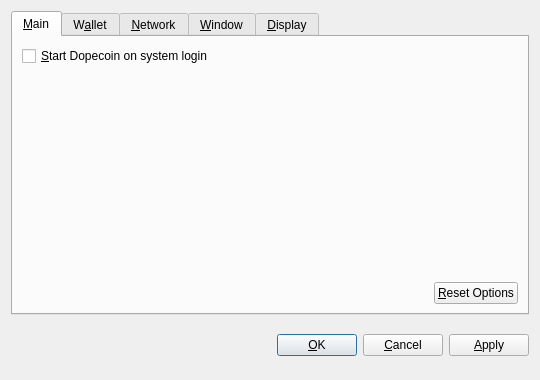
<?xml version="1.0" encoding="UTF-8"?>
<ui version="4.0">
 <class>OptionsDialog</class>
 <widget class="QDialog" name="OptionsDialog">
  <property name="geometry">
   <rect>
    <x>0</x>
    <y>0</y>
    <width>540</width>
    <height>380</height>
   </rect>
  </property>
  <property name="windowTitle">
   <string>Options</string>
  </property>
  <property name="modal">
   <bool>true</bool>
  </property>
  <layout class="QVBoxLayout" name="verticalLayout">
   <item>
    <widget class="QTabWidget" name="tabWidget">
     <property name="tabPosition">
      <enum>QTabWidget::North</enum>
     </property>
     <property name="currentIndex">
      <number>0</number>
     </property>
     <widget class="QWidget" name="tabMain">
      <attribute name="title">
       <string>&amp;Main</string>
      </attribute>
      <layout class="QVBoxLayout" name="verticalLayout_Main">
       <item>
        <widget class="QCheckBox" name="bitcoinAtStartup">
         <property name="toolTip">
          <string>Automatically start Dopecoin after logging in to the system.</string>
         </property>
         <property name="text">
          <string>&amp;Start Dopecoin on system login</string>
         </property>
        </widget>
       </item>
       <item>
        <spacer name="verticalSpacer_Main">
         <property name="orientation">
          <enum>Qt::Vertical</enum>
         </property>
         <property name="sizeHint" stdset="0">
          <size>
           <width>20</width>
           <height>40</height>
          </size>
         </property>
        </spacer>
       </item>
       <item>
        <layout class="QHBoxLayout" name="horizontalLayout_2_Main">
         <item>
          <spacer name="horizontalSpacer_2_Main">
           <property name="orientation">
            <enum>Qt::Horizontal</enum>
           </property>
           <property name="sizeHint" stdset="0">
            <size>
             <width>40</width>
             <height>20</height>
            </size>
           </property>
          </spacer>
         </item>
         <item>
          <widget class="QPushButton" name="resetButton">
           <property name="toolTip">
            <string>Reset all client options to default.</string>
           </property>
           <property name="text">
            <string>&amp;Reset Options</string>
           </property>
           <property name="autoDefault">
            <bool>false</bool>
           </property>
          </widget>
         </item>
        </layout>
       </item>
      </layout>
     </widget>
     <widget class="QWidget" name="tabWallet">
      <attribute name="title">
       <string>W&amp;allet</string>
      </attribute>
      <layout class="QVBoxLayout" name="verticalLayout_Network">
       <item>
        <widget class="QLabel" name="transactionFeeInfoLabel">
         <property name="text">
          <string>Optional transaction fee per kB that helps make sure your transactions are processed quickly. Most transactions are 1 kB.</string>
         </property>
         <property name="textFormat">
          <enum>Qt::PlainText</enum>
         </property>
         <property name="wordWrap">
          <bool>true</bool>
         </property>
        </widget>
       </item>
       <item>
        <layout class="QHBoxLayout" name="horizontalLayout_1_Main">
         <item>
          <widget class="QLabel" name="transactionFeeLabel">
           <property name="text">
            <string>Pay transaction &amp;fee</string>
           </property>
           <property name="textFormat">
            <enum>Qt::PlainText</enum>
           </property>
           <property name="buddy">
            <cstring>transactionFee</cstring>
           </property>
          </widget>
         </item>
         <item>
          <widget class="BitcoinAmountField" name="transactionFee"/>
         </item>
         <item>
          <spacer name="horizontalSpacer_1_Main">
           <property name="orientation">
            <enum>Qt::Horizontal</enum>
           </property>
           <property name="sizeHint" stdset="0">
            <size>
             <width>40</width>
             <height>20</height>
            </size>
           </property>
          </spacer>
         </item>
        </layout>
       </item>
       <item>
        <widget class="QLabel" name="label">
         <property name="text">
          <string>If you disable the spending of unconfirmed change, the change from a transaction cannot be used until that transaction has at least one confirmation. This also affects how your balance is computed.</string>
         </property>
         <property name="wordWrap">
          <bool>true</bool>
         </property>
        </widget>
       </item>
       <item>
        <widget class="QCheckBox" name="spendZeroConfChange">
         <property name="text">
          <string>Spend unconfirmed change  (experts only)</string>
         </property>
        </widget>
       </item>
       <item>
        <spacer name="verticalSpacer">
         <property name="orientation">
          <enum>Qt::Vertical</enum>
         </property>
         <property name="sizeHint" stdset="0">
          <size>
           <width>20</width>
           <height>40</height>
          </size>
         </property>
        </spacer>
       </item>
      </layout>
     </widget>
     <widget class="QWidget" name="tabNetwork">
      <attribute name="title">
       <string>&amp;Network</string>
      </attribute>
      <layout class="QVBoxLayout" name="verticalLayout_Network">
       <item>
        <widget class="QCheckBox" name="mapPortUpnp">
         <property name="toolTip">
          <string>Automatically open the Dopecoin client port on the router. This only works when your router supports UPnP and it is enabled.</string>
         </property>
         <property name="text">
          <string>Map port using &amp;UPnP</string>
         </property>
        </widget>
       </item>
       <item>
        <widget class="QCheckBox" name="connectSocks">
         <property name="toolTip">
          <string>Connect to the Dopecoin network through a SOCKS proxy (e.g. when connecting through Tor).</string>
         </property>
         <property name="text">
          <string>&amp;Connect through SOCKS proxy:</string>
         </property>
        </widget>
       </item>
       <item>
        <layout class="QHBoxLayout" name="horizontalLayout_Network">
         <item>
          <widget class="QLabel" name="proxyIpLabel">
           <property name="text">
            <string>Proxy &amp;IP:</string>
           </property>
           <property name="textFormat">
            <enum>Qt::PlainText</enum>
           </property>
           <property name="buddy">
            <cstring>proxyIp</cstring>
           </property>
          </widget>
         </item>
         <item>
          <widget class="QValidatedLineEdit" name="proxyIp">
           <property name="maximumSize">
            <size>
             <width>140</width>
             <height>16777215</height>
            </size>
           </property>
           <property name="toolTip">
            <string>IP address of the proxy (e.g. 127.0.0.1)</string>
           </property>
          </widget>
         </item>
         <item>
          <widget class="QLabel" name="proxyPortLabel">
           <property name="text">
            <string>&amp;Port:</string>
           </property>
           <property name="textFormat">
            <enum>Qt::PlainText</enum>
           </property>
           <property name="buddy">
            <cstring>proxyPort</cstring>
           </property>
          </widget>
         </item>
         <item>
          <widget class="QLineEdit" name="proxyPort">
           <property name="maximumSize">
            <size>
             <width>55</width>
             <height>16777215</height>
            </size>
           </property>
           <property name="toolTip">
            <string>Port of the proxy (e.g. 9050)</string>
           </property>
          </widget>
         </item>
         <item>
          <widget class="QLabel" name="socksVersionLabel">
           <property name="text">
            <string>SOCKS &amp;Version:</string>
           </property>
           <property name="textFormat">
            <enum>Qt::PlainText</enum>
           </property>
           <property name="buddy">
            <cstring>socksVersion</cstring>
           </property>
          </widget>
         </item>
         <item>
          <widget class="QValueComboBox" name="socksVersion">
           <property name="toolTip">
            <string>SOCKS version of the proxy (e.g. 5)</string>
           </property>
          </widget>
         </item>
         <item>
          <spacer name="horizontalSpacer_Network">
           <property name="orientation">
            <enum>Qt::Horizontal</enum>
           </property>
           <property name="sizeHint" stdset="0">
            <size>
             <width>40</width>
             <height>20</height>
            </size>
           </property>
          </spacer>
         </item>
        </layout>
       </item>
       <item>
        <spacer name="verticalSpacer_Network">
         <property name="orientation">
          <enum>Qt::Vertical</enum>
         </property>
         <property name="sizeHint" stdset="0">
          <size>
           <width>20</width>
           <height>40</height>
          </size>
         </property>
        </spacer>
       </item>
      </layout>
     </widget>
     <widget class="QWidget" name="tabWindow">
      <attribute name="title">
       <string>&amp;Window</string>
      </attribute>
      <layout class="QVBoxLayout" name="verticalLayout_Window">
       <item>
        <widget class="QCheckBox" name="minimizeToTray">
         <property name="toolTip">
          <string>Show only a tray icon after minimizing the window.</string>
         </property>
         <property name="text">
          <string>&amp;Minimize to the tray instead of the taskbar</string>
         </property>
        </widget>
       </item>
       <item>
        <widget class="QCheckBox" name="minimizeOnClose">
         <property name="toolTip">
          <string>Minimize instead of exit the application when the window is closed. When this option is enabled, the application will be closed only after selecting Quit in the menu.</string>
         </property>
         <property name="text">
          <string>M&amp;inimize on close</string>
         </property>
        </widget>
       </item>
       <item>
        <spacer name="verticalSpacer_Window">
         <property name="orientation">
          <enum>Qt::Vertical</enum>
         </property>
         <property name="sizeHint" stdset="0">
          <size>
           <width>20</width>
           <height>40</height>
          </size>
         </property>
        </spacer>
       </item>
      </layout>
     </widget>
     <widget class="QWidget" name="tabDisplay">
      <attribute name="title">
       <string>&amp;Display</string>
      </attribute>
      <layout class="QVBoxLayout" name="verticalLayout_Display">
       <item>
        <layout class="QHBoxLayout" name="horizontalLayout_1_Display">
         <item>
          <widget class="QLabel" name="langLabel">
           <property name="text">
            <string>User Interface &amp;language:</string>
           </property>
           <property name="textFormat">
            <enum>Qt::PlainText</enum>
           </property>
           <property name="buddy">
            <cstring>lang</cstring>
           </property>
          </widget>
         </item>
         <item>
          <widget class="QValueComboBox" name="lang">
           <property name="toolTip">
            <string>The user interface language can be set here. This setting will take effect after restarting Dopecoin.</string>
           </property>
          </widget>
         </item>
        </layout>
       </item>
       <item>
        <layout class="QHBoxLayout" name="horizontalLayout_2_Display">
         <item>
          <widget class="QLabel" name="unitLabel">
           <property name="text">
            <string>&amp;Unit to show amounts in:</string>
           </property>
           <property name="textFormat">
            <enum>Qt::PlainText</enum>
           </property>
           <property name="buddy">
            <cstring>unit</cstring>
           </property>
          </widget>
         </item>
         <item>
          <widget class="QValueComboBox" name="unit">
           <property name="toolTip">
            <string>Choose the default subdivision unit to show in the interface and when sending coins.</string>
           </property>
          </widget>
         </item>
        </layout>
       </item>
       <item>
        <widget class="QCheckBox" name="displayAddresses">
         <property name="toolTip">
          <string>Whether to show Dopecoin addresses in the transaction list or not.</string>
         </property>
         <property name="text">
          <string>&amp;Display addresses in transaction list</string>
         </property>
        </widget>
       </item>
       <item>
        <widget class="QCheckBox" name="coinControlFeatures">
         <property name="toolTip">
          <string>Whether to show coin control features or not.</string>
         </property>
         <property name="text">
          <string>Display coin &amp;control features (experts only!)</string>
         </property>
        </widget>
       </item>
       <item>
        <spacer name="verticalSpacer_Display">
         <property name="orientation">
          <enum>Qt::Vertical</enum>
         </property>
         <property name="sizeHint" stdset="0">
          <size>
           <width>20</width>
           <height>40</height>
          </size>
         </property>
        </spacer>
       </item>
      </layout>
     </widget>
    </widget>
   </item>
   <item>
    <layout class="QHBoxLayout" name="horizontalLayout_Buttons">
     <item>
      <spacer name="horizontalSpacer_1">
       <property name="orientation">
        <enum>Qt::Horizontal</enum>
       </property>
       <property name="sizeHint" stdset="0">
        <size>
         <width>40</width>
         <height>48</height>
        </size>
       </property>
      </spacer>
     </item>
     <item>
      <widget class="QLabel" name="statusLabel">
       <property name="font">
        <font>
         <weight>75</weight>
         <bold>true</bold>
        </font>
       </property>
       <property name="text">
        <string/>
       </property>
       <property name="textFormat">
        <enum>Qt::PlainText</enum>
       </property>
       <property name="wordWrap">
        <bool>true</bool>
       </property>
      </widget>
     </item>
     <item>
      <spacer name="horizontalSpacer_2">
       <property name="orientation">
        <enum>Qt::Horizontal</enum>
       </property>
       <property name="sizeHint" stdset="0">
        <size>
         <width>40</width>
         <height>48</height>
        </size>
       </property>
      </spacer>
     </item>
     <item>
      <widget class="QPushButton" name="okButton">
       <property name="text">
        <string>&amp;OK</string>
       </property>
      </widget>
     </item>
     <item>
      <widget class="QPushButton" name="cancelButton">
       <property name="text">
        <string>&amp;Cancel</string>
       </property>
       <property name="autoDefault">
        <bool>false</bool>
       </property>
      </widget>
     </item>
     <item>
      <widget class="QPushButton" name="applyButton">
       <property name="text">
        <string>&amp;Apply</string>
       </property>
       <property name="autoDefault">
        <bool>false</bool>
       </property>
      </widget>
     </item>
    </layout>
   </item>
  </layout>
 </widget>
 <customwidgets>
  <customwidget>
   <class>BitcoinAmountField</class>
   <extends>QSpinBox</extends>
   <header>bitcoinamountfield.h</header>
  </customwidget>
  <customwidget>
   <class>QValueComboBox</class>
   <extends>QComboBox</extends>
   <header>qvaluecombobox.h</header>
  </customwidget>
  <customwidget>
   <class>QValidatedLineEdit</class>
   <extends>QLineEdit</extends>
   <header>qvalidatedlineedit.h</header>
  </customwidget>
 </customwidgets>
 <resources/>
 <connections/>
</ui>
